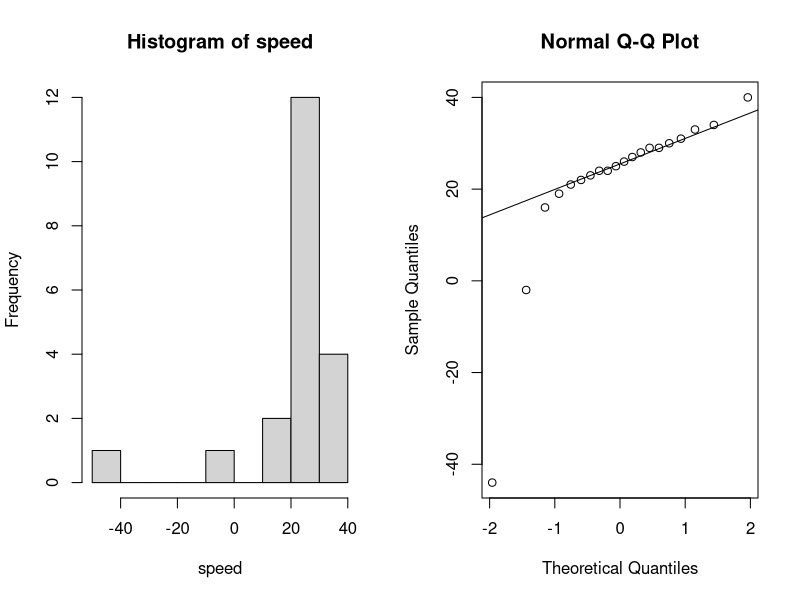
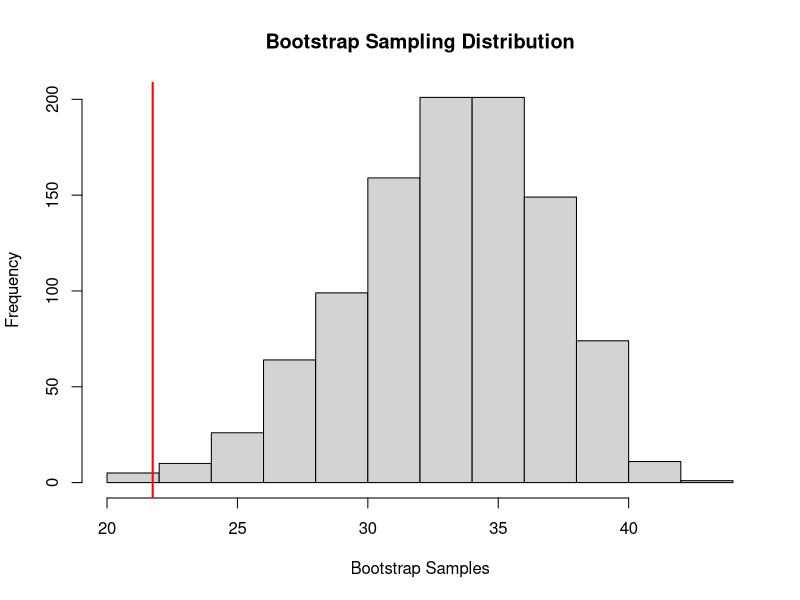
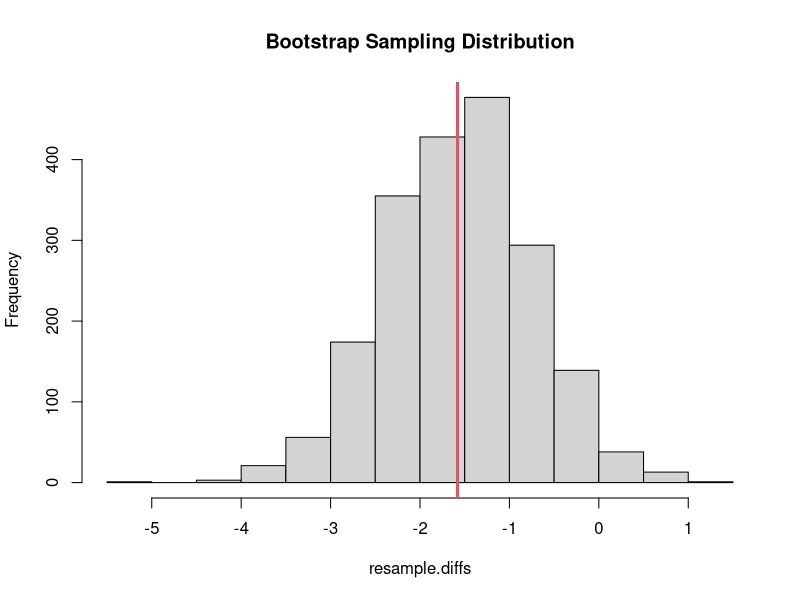
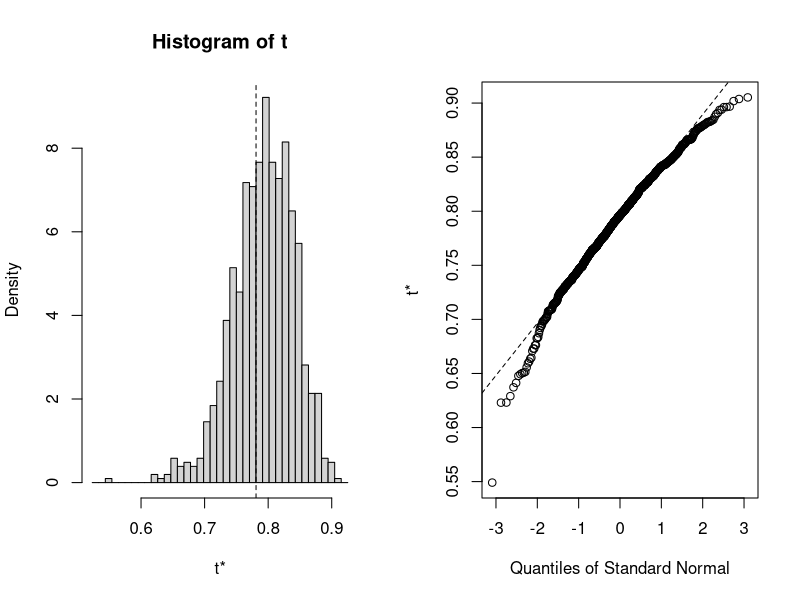
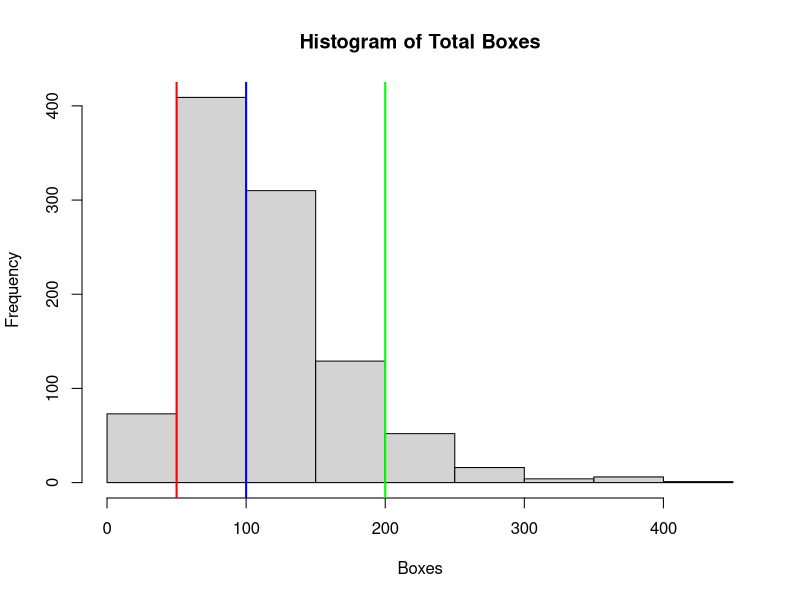

The R script that drew these images, in order:
## ---- chunk 1
speed <- c(28, -44, 29, 30, 26, 27, 22, 23, 33, 16, 24, 29, 24, 40 , 21, 31, 34, -2, 25, 19)
## ---- chunk 2
par(mfrow = c(1, 2))
hist(speed)
qqnorm(speed)
qqline(speed)
par(mfrow = c(1, 1))
## ---- chunk 3
mean(speed)
## ---- chunk 4
newspeed <- speed - mean(speed) + 33.02
## ---- chunk 5
n <- 1000
bstrap <- double(n)
for (i in 1:n){ 
  newsample <- sample(newspeed, 20, replace=T)
  bstrap[i] <- mean(newsample)
  }
## ---- chunk 6
hist(bstrap, main="Bootstrap Sampling Distribution", xlab="Bootstrap Samples")
abline(v=21.75, col="red", lwd=2)
## ---- chunk 7
(sum(bstrap < 21.75) + sum(bstrap > 44.29))/1000
## ---- chunk 8
bootstrap.resample <- function (object) sample (object, length(object), replace=TRUE)
diff.in.means <- function(df) {
  mean(df[df$group==1,"extra"]) - mean(df[df$group==2,"extra"])
}
resample.diffs <- replicate(2000, diff.in.means(sleep[bootstrap.resample(1:nrow(sleep)),]))
## ---- chunk 9
hist(resample.diffs, main="Bootstrap Sampling Distribution")
abline(v=diff.in.means(sleep), col=2, lwd=3)
## ---- chunk 10
library(boot)
data(city)
ratio <- function(d, w) sum(d$x * w)/sum(d$u * w)
results <- boot(bigcity, ratio, R=1000, stype="w")
## ---- chunk 11
results 
## ---- chunk 12
boot.ci(results, type="bca")
## ---- chunk 13
rsq <- function(formula, data, indices) {
  d <- data[indices,]  
  fit <- lm(formula, data=d)
  return(summary(fit)$r.square)
} 
results <- boot(data=mtcars, statistic=rsq, 
  	R=1000, formula=mpg~wt+disp)
## ---- chunk 14
results 
## ---- chunk 15
boot.ci(results, type="bca")
## ---- chunk 16
plot(results)
## ---- chunk 17
prob.table <- c(.2, .1, .1, .1, .1, .1, .05, .05, .05, .05, .02, .02, .02, .02, .02)
boxes <- seq(1,15)
box.count <- function(prob=prob.table){
  check <- double(length(prob))
  i <- 0
  while(sum(check)<length(prob)){
    x <- sample(boxes, 1, prob=prob)
    check[x] <- 1
    i <- i+1
  }
  return(i)
}
## ---- chunk 18
trials <- 1000
sim.boxes <- double(trials)
for(i in 1:trials){
  sim.boxes[i] <- box.count()
}
est <- mean(sim.boxes)
mcse <- sd(sim.boxes) / sqrt(trials)
interval <- est + c(-1,1)*1.96*mcse
est
interval
## ---- chunk 19
hist(sim.boxes, main="Histogram of Total Boxes", xlab="Boxes")
abline(v=50, col="red", lwd=2)
abline(v=100, col="blue", lwd=2)
abline(v=200, col="green", lwd=2)
